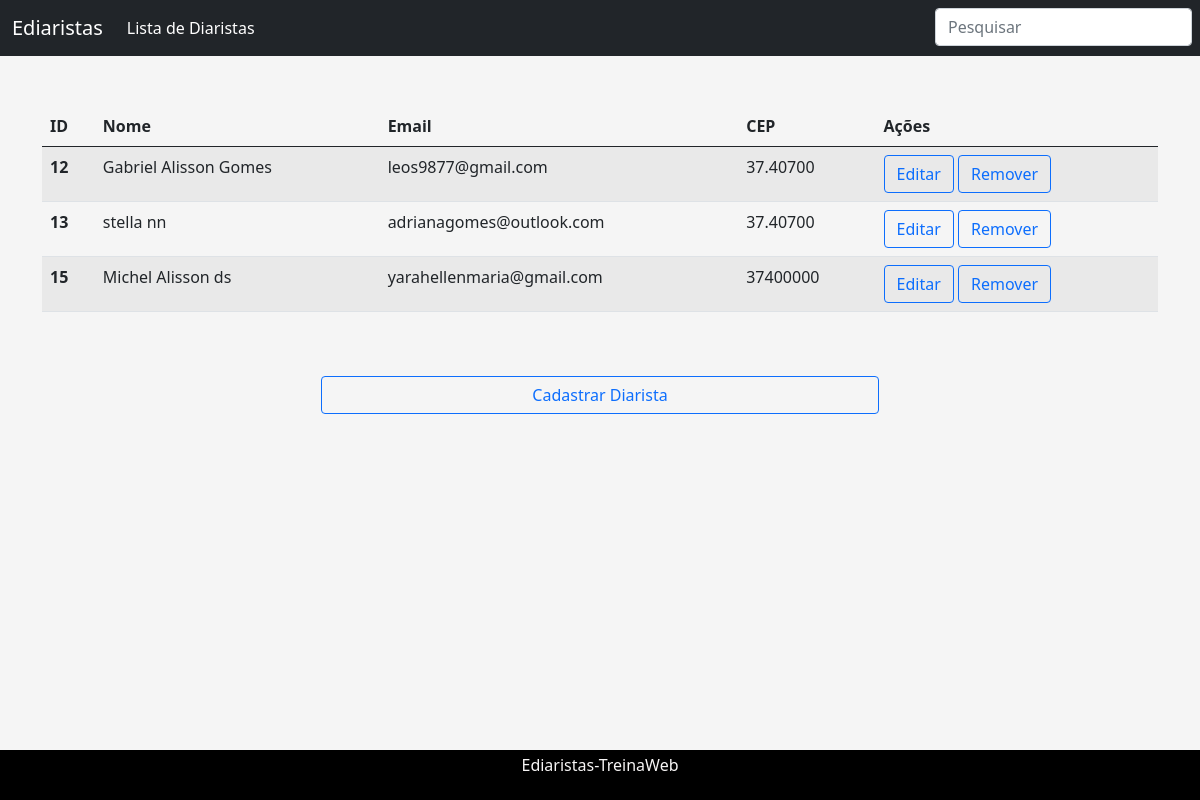
The app's page /web/Lista-de-Diarista/, older data.
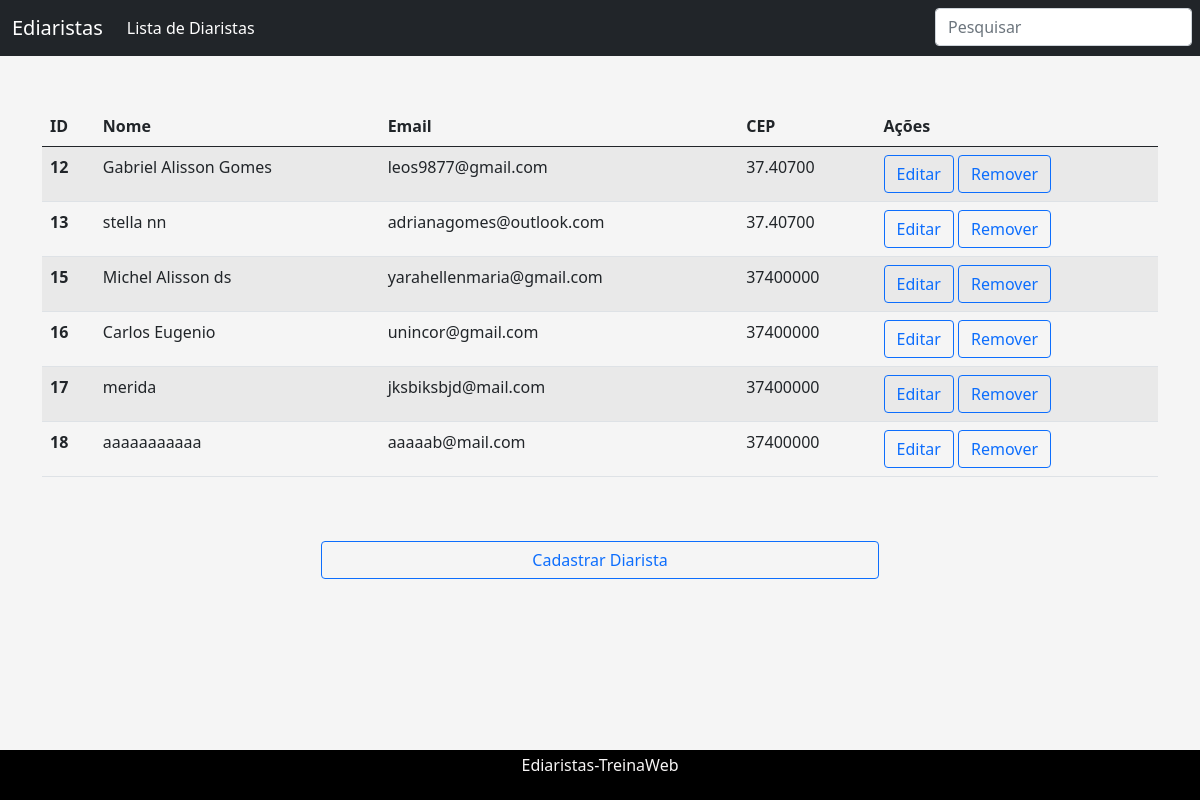
The same page, newer data.
### web/models.py (models this page shows, shortened)
class Diarista(models.Model):
    nome_completo = models.CharField("Nome Completo ", max_length = 100)
    cpf = models.CharField("CPF ", max_length=11, unique=True)
    email= models.EmailField("E-mail ", unique=True)
    telefone = models.CharField("Telefone ", max_length=11)
    logradouro = models.CharField("Logradouro ", max_length=60)
    numero = models.IntegerField ("Número da residencia ")
    bairro = models.CharField("Bairro ", max_length=30)
    complemento = models.CharField("Complemento ", blank=True, max_length=100)
    cep = models.CharField("CEP da sua localização ", max_length=8)
    estado = models.CharField("Estado ", max_length=2)
    cidade = models.CharField("Cidade", max_length=50, default="Antes")
    codigo_ibge = models.IntegerField("Código do IBGE ")
    foto_usuario = models.ImageField("Imagem de perfil ")
    class Meta:
        verbose_name = "Diarista"
        verbose_name_plural = "Diaristas"
        db_table = 'Diarista'

### web/views.py (the view)
# urls.py: path("Lista-de-Diarista/", ListarDiaristas, name="ListarDiaristas"),
def ListarDiaristas(request):
    allDiaristas = Diarista.objects.all()
    context = {
        "nomePagina" : "Lista de Diaristas",
        "allDiaristas" : allDiaristas
    }
    return render(request, "ListaDeDiaristas.html", context)

### templates/ListaDeDiaristas.html (shortened to what this page needs)
{%extends "base.html" %}
{% load easy_mask %}
{% load static %}
{% block conteudo %}
<body class="">
    {% if allDiaristas %}
      <table class="table table-striped table-hover right" id="id_tabela">
          <thead>
            <tr>
              <th scope="col" >ID</th>
              <th scope="col" >Nome</th>
              <th scope="col">Email</th>
              <th scope="col">CEP</th>
              <th scope="col">Ações</th>
            </tr>
          </thead>
        <tbody>
          {% for diarista in allDiaristas %}
          <tr>
              <th scope="row">{{diarista.id}}</th>
              <td>{{diarista.nome_completo}}</td>
              <td>{{diarista.email}}</td>
              <td>{{diarista.cep | cep}}</td>
              <td>
                  <a class="btn btn-outline-primary" href="{% url 'EditarDiarista' diarista.id %}">Editar</a>
                  <a class="btn btn-outline-primary" href="{% url 'RemoverDiarista' diarista.id %}">Remover</a>
              </td>
            </tr>
          {% endfor %}
        </tbody>
      </table>
    {% else %}
    <div class="alert alert-primary right" role="alert">
        Infelizmente não há nenhuma diarista registrada
    </div>
    {% endif %}
    <br><br>
    <div class="d-grid gap-2 col-6 mx-auto">
        <a class="btn btn-outline-primary" type="button" href="{% url 'CadastarDiaristas' %}">Cadastrar Diarista</a>
    </div>
  </body>
{% endblock conteudo %}

### templates/base.html (shortened to what this page needs)
{% load static %}
<!DOCTYPE html>
<html lang="pt-br">
  <head>
    <link rel="stylesheet" href="https://cdnjs.cloudflare.com/ajax/libs/animate.css/4.0.0/animate.compat.css"/>
    <link type="text/css" rel="stylesheet" href="{% static 'css/bootstrap.css' %}" media="screen,projection"/>
    <link type="text/css" rel="stylesheet" href="{% static 'css/bootstrap.min.css' %}" media="screen,projection"/>
    <link type="text/css" rel="stylesheet" href="{% static 'css/design.css' %}" />
    <link href="{% static 'css/HoldOn.min.css'%}" rel="stylesheet" />
  </head>
  <body>
<header>
  <nav class="navbar navbar-expand-md  navbar-dark bg-dark md-4">
    <div class="container-fluid">
      <a class="navbar-brand" href="{% url 'CadastarDiaristas' %}">Ediaristas</a>
      <div class="collapse navbar-collapse" id="navbarSupportedContent">
        <ul class="navbar-nav me-auto mb-2 mb-lg-0">
          <li class="nav-item">
            <a class="nav-link active" aria-current="page" href="{% url 'ListarDiaristas' %}">{{nomePagina}}</a>
          </li>
        <form class="d-flex position-absolute bottom-1 end-0">
          <input class="form-control me-2" type="search" placeholder="Pesquisar" id="id_pesquisa" aria-label="Search">
        </form>
      </div>
    </div>
  </nav>
</header>
    <main role="main" class="container">
      {%block conteudo%}
      {%endblock conteudo%}
    </main>
    <br><br>
    <footer>
          <p>Ediaristas-TreinaWeb<br>
    </footer>
  </body>
</html>

### static/css/design.css (style rules this page uses)
body { background-color: rgb(245, 245, 245); }
.right { margin-top: 50px; }
footer { text-align: center; padding: 3px; background-color: black; color: rgb(247, 245, 245); position: fixed; height: 50px; bottom: 0; width: 100%; }

Row changes from the older to the newer data that the page shows:
added Diarista: id "16", nome_completo "Carlos Eugenio", email "unincor@gmail.com", cep|cep "37400000"
added Diarista: id "17", nome_completo "merida", email "jksbiksbjd@mail.com", cep|cep "37400000"
added Diarista: id "18", nome_completo "aaaaaaaaaaa", email "aaaaab@mail.com", cep|cep "37400000"
